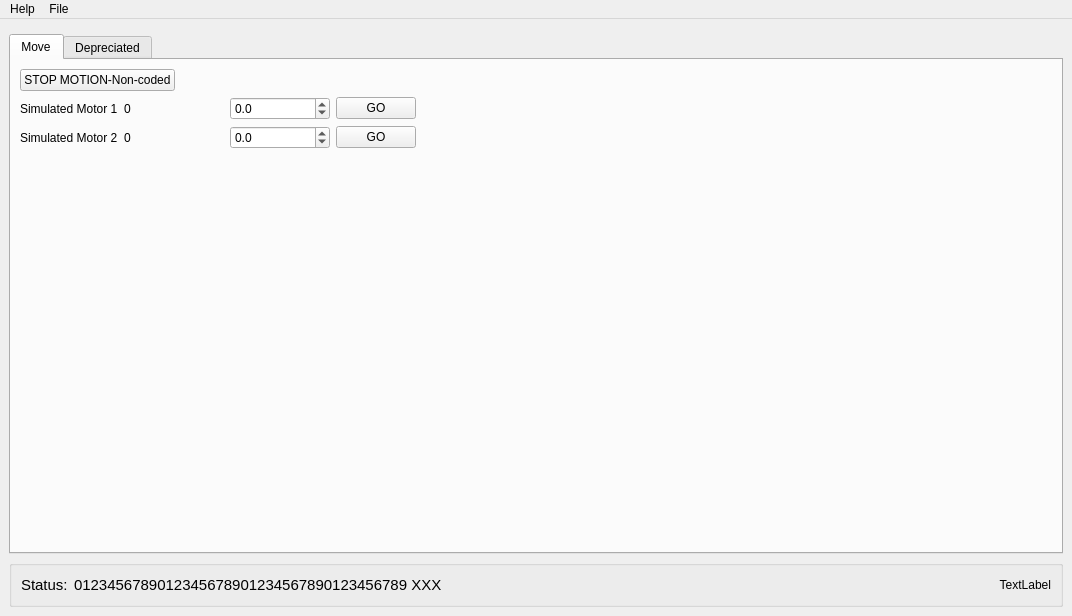
<?xml version="1.0" encoding="UTF-8"?>
<ui version="4.0">
 <class>MainWindow</class>
 <widget class="QMainWindow" name="MainWindow">
  <property name="geometry">
   <rect>
    <x>0</x>
    <y>0</y>
    <width>1072</width>
    <height>616</height>
   </rect>
  </property>
  <property name="windowTitle">
   <string>MainWindow</string>
  </property>
  <widget class="QWidget" name="centralwidget">
   <layout class="QVBoxLayout" name="verticalLayout_2">
    <item>
     <layout class="QVBoxLayout" name="verticalLayout_base">
      <property name="spacing">
       <number>0</number>
      </property>
      <property name="sizeConstraint">
       <enum>QLayout::SetDefaultConstraint</enum>
      </property>
      <item>
       <layout class="QHBoxLayout" name="horizontalLayout_bottom">
        <property name="spacing">
         <number>6</number>
        </property>
        <property name="topMargin">
         <number>6</number>
        </property>
        <item>
         <widget class="QTabWidget" name="tabWidget">
          <property name="currentIndex">
           <number>0</number>
          </property>
          <widget class="QWidget" name="tab_move">
           <attribute name="title">
            <string>Move</string>
           </attribute>
           <layout class="QVBoxLayout" name="verticalLayout_5">
            <item>
             <layout class="QVBoxLayout" name="verticalLayout_4">
              <item>
               <layout class="QGridLayout" name="gridLayout">
                <item row="0" column="0">
                 <widget class="QPushButton" name="pushButton_motor_all_stop">
                  <property name="text">
                   <string>STOP MOTION-Non-coded</string>
                  </property>
                 </widget>
                </item>
                <item row="0" column="1">
                 <spacer name="horizontalSpacer_3">
                  <property name="orientation">
                   <enum>Qt::Horizontal</enum>
                  </property>
                  <property name="sizeHint" stdset="0">
                   <size>
                    <width>40</width>
                    <height>20</height>
                   </size>
                  </property>
                 </spacer>
                </item>
               </layout>
              </item>
             </layout>
            </item>
            <item>
             <layout class="QGridLayout" name="gridLayout_4">
              <item row="2" column="0">
               <spacer name="verticalSpacer">
                <property name="orientation">
                 <enum>Qt::Vertical</enum>
                </property>
                <property name="sizeHint" stdset="0">
                 <size>
                  <width>20</width>
                  <height>40</height>
                 </size>
                </property>
               </spacer>
              </item>
              <item row="0" column="1">
               <widget class="QLabel" name="label_motor_one_currpos">
                <property name="minimumSize">
                 <size>
                  <width>100</width>
                  <height>20</height>
                 </size>
                </property>
                <property name="text">
                 <string>0</string>
                </property>
               </widget>
              </item>
              <item row="0" column="4">
               <spacer name="horizontalSpacer_2">
                <property name="orientation">
                 <enum>Qt::Horizontal</enum>
                </property>
                <property name="sizeHint" stdset="0">
                 <size>
                  <width>40</width>
                  <height>20</height>
                 </size>
                </property>
               </spacer>
              </item>
              <item row="0" column="0">
               <widget class="QLabel" name="label_motor_one_name">
                <property name="text">
                 <string>Simulated Motor 1</string>
                </property>
               </widget>
              </item>
              <item row="1" column="0">
               <widget class="QLabel" name="label_motor_two_name">
                <property name="text">
                 <string>Simulated Motor 2</string>
                </property>
               </widget>
              </item>
              <item row="1" column="1">
               <widget class="QLabel" name="label_motor_two_currpos">
                <property name="minimumSize">
                 <size>
                  <width>100</width>
                  <height>20</height>
                 </size>
                </property>
                <property name="text">
                 <string>0</string>
                </property>
               </widget>
              </item>
              <item row="1" column="4">
               <spacer name="horizontalSpacer_4">
                <property name="orientation">
                 <enum>Qt::Horizontal</enum>
                </property>
                <property name="sizeHint" stdset="0">
                 <size>
                  <width>40</width>
                  <height>20</height>
                 </size>
                </property>
               </spacer>
              </item>
              <item row="1" column="2">
               <widget class="QDoubleSpinBox" name="doubleSpinBox_motor_two_moveto">
                <property name="minimumSize">
                 <size>
                  <width>100</width>
                  <height>20</height>
                 </size>
                </property>
                <property name="decimals">
                 <number>1</number>
                </property>
                <property name="minimum">
                 <double>-100.000000000000000</double>
                </property>
               </widget>
              </item>
              <item row="0" column="2">
               <widget class="QDoubleSpinBox" name="doubleSpinBox_motor_one_moveto">
                <property name="minimumSize">
                 <size>
                  <width>100</width>
                  <height>20</height>
                 </size>
                </property>
                <property name="decimals">
                 <number>1</number>
                </property>
                <property name="minimum">
                 <double>-100.000000000000000</double>
                </property>
               </widget>
              </item>
              <item row="0" column="3">
               <widget class="QPushButton" name="pushButton_motor_one_movego">
                <property name="text">
                 <string>GO</string>
                </property>
               </widget>
              </item>
              <item row="1" column="3">
               <widget class="QPushButton" name="pushButton_motor_two_movego">
                <property name="text">
                 <string>GO</string>
                </property>
               </widget>
              </item>
             </layout>
            </item>
           </layout>
          </widget>
          <widget class="QWidget" name="tab_1">
           <attribute name="title">
            <string>Depreciated</string>
           </attribute>
           <layout class="QVBoxLayout" name="verticalLayout_3">
            <item>
             <layout class="QVBoxLayout" name="verticalLayout">
              <item>
               <widget class="QGraphicsView" name="graphicsView"/>
              </item>
              <item>
               <widget class="QGroupBox" name="groupBox_example">
                <property name="title">
                 <string>GroupBox</string>
                </property>
                <layout class="QGridLayout" name="gridLayout_3">
                 <item row="0" column="0">
                  <layout class="QGridLayout" name="gridLayout_2">
                   <item row="0" column="0">
                    <widget class="QLabel" name="label_1">
                     <property name="text">
                      <string>X Pixel:</string>
                     </property>
                    </widget>
                   </item>
                   <item row="0" column="3">
                    <widget class="QLabel" name="label_pixel_y">
                     <property name="minimumSize">
                      <size>
                       <width>100</width>
                       <height>20</height>
                      </size>
                     </property>
                     <property name="text">
                      <string/>
                     </property>
                    </widget>
                   </item>
                   <item row="0" column="2">
                    <widget class="QLabel" name="label_2">
                     <property name="text">
                      <string>Y Pixel:</string>
                     </property>
                    </widget>
                   </item>
                   <item row="0" column="1">
                    <widget class="QLabel" name="label_pixel_x">
                     <property name="minimumSize">
                      <size>
                       <width>100</width>
                       <height>20</height>
                      </size>
                     </property>
                     <property name="text">
                      <string/>
                     </property>
                    </widget>
                   </item>
                   <item row="0" column="4">
                    <spacer name="horizontalSpacer">
                     <property name="orientation">
                      <enum>Qt::Horizontal</enum>
                     </property>
                     <property name="sizeHint" stdset="0">
                      <size>
                       <width>40</width>
                       <height>20</height>
                      </size>
                     </property>
                    </spacer>
                   </item>
                  </layout>
                 </item>
                </layout>
               </widget>
              </item>
             </layout>
            </item>
           </layout>
          </widget>
         </widget>
        </item>
       </layout>
      </item>
      <item>
       <layout class="QHBoxLayout" name="horizontalLayout">
        <property name="topMargin">
         <number>6</number>
        </property>
        <item>
         <widget class="QGroupBox" name="groupBox_statusBar">
          <property name="title">
           <string/>
          </property>
          <layout class="QGridLayout" name="gridLayout_15">
           <item row="0" column="0">
            <layout class="QGridLayout" name="gridLayout_14">
             <item row="0" column="9">
              <widget class="QLabel" name="label_system_time">
               <property name="minimumSize">
                <size>
                 <width>250</width>
                 <height>0</height>
                </size>
               </property>
               <property name="maximumSize">
                <size>
                 <width>250</width>
                 <height>16777215</height>
                </size>
               </property>
               <property name="text">
                <string>TextLabel</string>
               </property>
               <property name="alignment">
                <set>Qt::AlignRight|Qt::AlignTrailing|Qt::AlignVCenter</set>
               </property>
              </widget>
             </item>
             <item row="0" column="8">
              <spacer name="horizontalSpacer_5">
               <property name="orientation">
                <enum>Qt::Horizontal</enum>
               </property>
               <property name="sizeHint" stdset="0">
                <size>
                 <width>40</width>
                 <height>20</height>
                </size>
               </property>
              </spacer>
             </item>
             <item row="0" column="0">
              <widget class="QLabel" name="label_4">
               <property name="font">
                <font>
                 <pointsize>11</pointsize>
                </font>
               </property>
               <property name="text">
                <string>Status:</string>
               </property>
              </widget>
             </item>
             <item row="0" column="1">
              <widget class="QLabel" name="label_status_msg">
               <property name="minimumSize">
                <size>
                 <width>420</width>
                 <height>0</height>
                </size>
               </property>
               <property name="maximumSize">
                <size>
                 <width>420</width>
                 <height>16777215</height>
                </size>
               </property>
               <property name="font">
                <font>
                 <pointsize>11</pointsize>
                </font>
               </property>
               <property name="text">
                <string>0123456789012345678901234567890123456789 XXX </string>
               </property>
              </widget>
             </item>
            </layout>
           </item>
          </layout>
         </widget>
        </item>
       </layout>
      </item>
     </layout>
    </item>
   </layout>
  </widget>
  <widget class="QMenuBar" name="menubar">
   <property name="geometry">
    <rect>
     <x>0</x>
     <y>0</y>
     <width>1072</width>
     <height>25</height>
    </rect>
   </property>
   <widget class="QMenu" name="menuHelp">
    <property name="title">
     <string>Help</string>
    </property>
    <widget class="QMenu" name="menuDebugging">
     <property name="title">
      <string>Debugging</string>
     </property>
     <addaction name="action_pv_list"/>
     <addaction name="action_var_list"/>
    </widget>
    <addaction name="action_about"/>
    <addaction name="menuDebugging"/>
   </widget>
   <widget class="QMenu" name="menuSetup">
    <property name="title">
     <string>File</string>
    </property>
   </widget>
   <addaction name="menuHelp"/>
   <addaction name="menuSetup"/>
  </widget>
  <action name="action_about">
   <property name="text">
    <string>About</string>
   </property>
  </action>
  <action name="action_pv_list">
   <property name="text">
    <string>PV List</string>
   </property>
  </action>
  <action name="action_var_list">
   <property name="text">
    <string>VAR List</string>
   </property>
  </action>
  <action name="action_toggle_viewport">
   <property name="text">
    <string>Toggle View Port Frame</string>
   </property>
  </action>
  <action name="action_toggle_label_frames">
   <property name="text">
    <string>Toggle Label Frames</string>
   </property>
  </action>
  <action name="action_toggle_click_regions">
   <property name="text">
    <string>Toggle Click Regions</string>
   </property>
  </action>
  <action name="action_random_lines_draw">
   <property name="text">
    <string>Random Lines Draw</string>
   </property>
  </action>
  <action name="action_random_lines_erase">
   <property name="text">
    <string>Random Lines Erase</string>
   </property>
  </action>
  <action name="action_beam_render_test">
   <property name="text">
    <string>Beam Render Test</string>
   </property>
  </action>
  <action name="action_beam_erase">
   <property name="text">
    <string>Beam Erase</string>
   </property>
  </action>
  <action name="action_monitor_callbacks">
   <property name="text">
    <string>Monitor Callbacks</string>
   </property>
  </action>
  <action name="action_config">
   <property name="text">
    <string>Configuration</string>
   </property>
  </action>
  <action name="action_camera_positioner_test">
   <property name="text">
    <string>Camera Positioner Test</string>
   </property>
  </action>
  <action name="action_camera_positioner_erase">
   <property name="text">
    <string>Camera Positioner Erase</string>
   </property>
  </action>
  <action name="action_camera_positioner_ping">
   <property name="text">
    <string>Camera Positioner Ping</string>
   </property>
  </action>
  <action name="action_beam_ping">
   <property name="text">
    <string>Beam Ping</string>
   </property>
  </action>
  <action name="action_optics_table_ping">
   <property name="text">
    <string>Optics Table Ping</string>
   </property>
  </action>
 </widget>
 <resources/>
 <connections/>
</ui>
